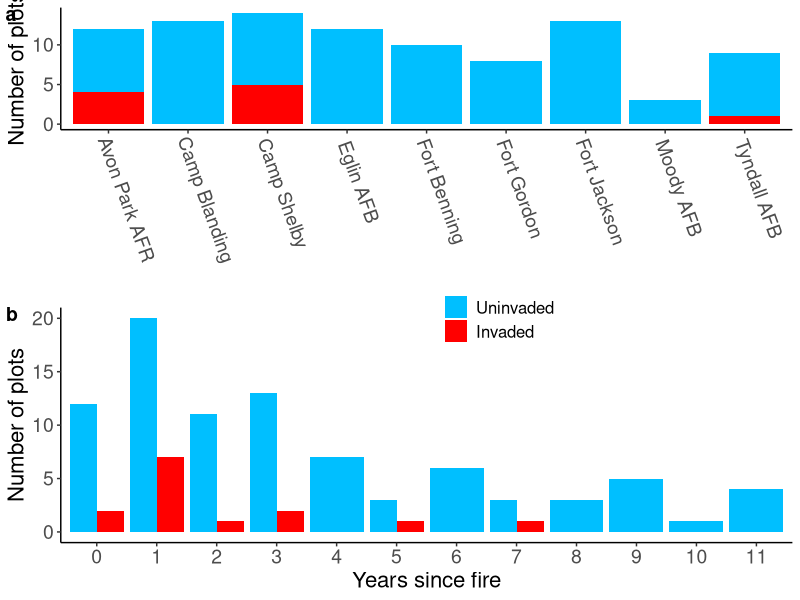
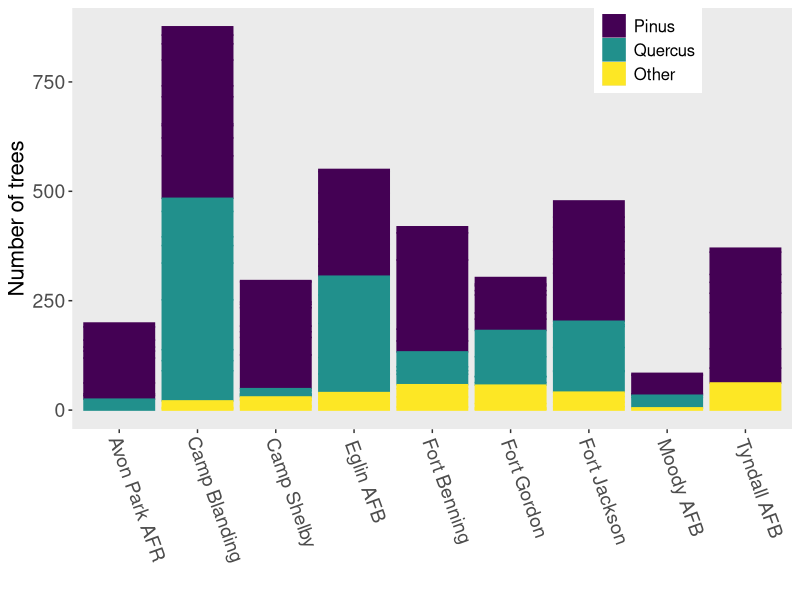
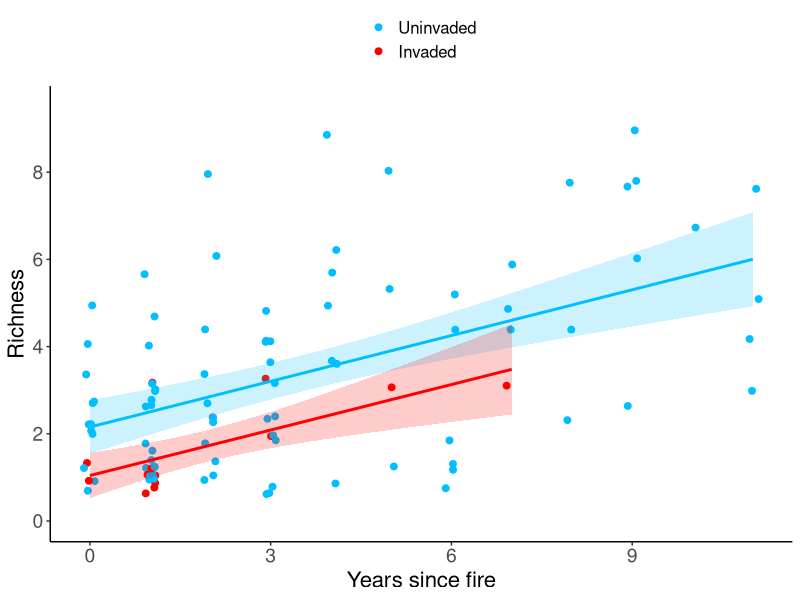
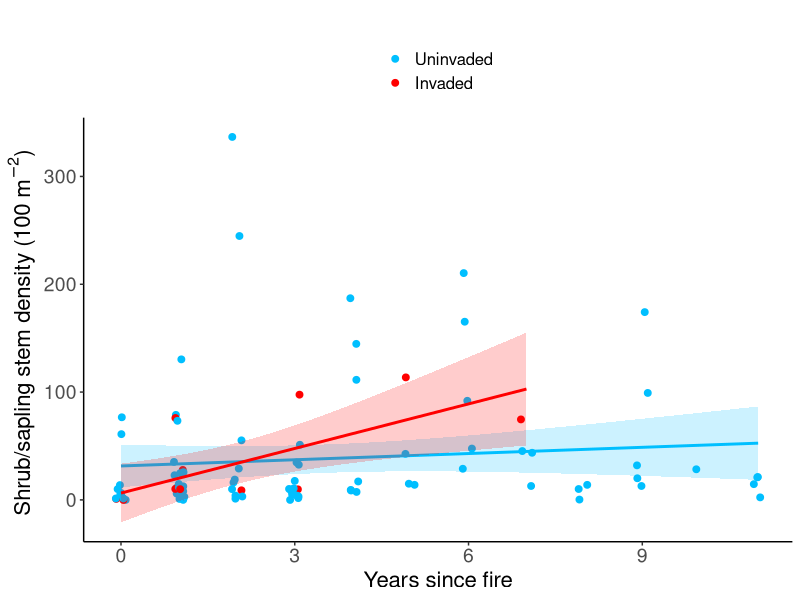
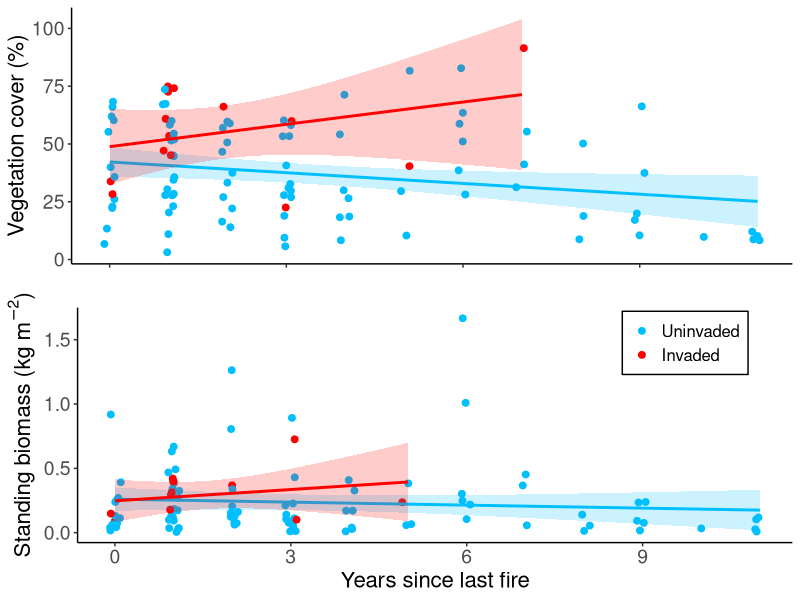
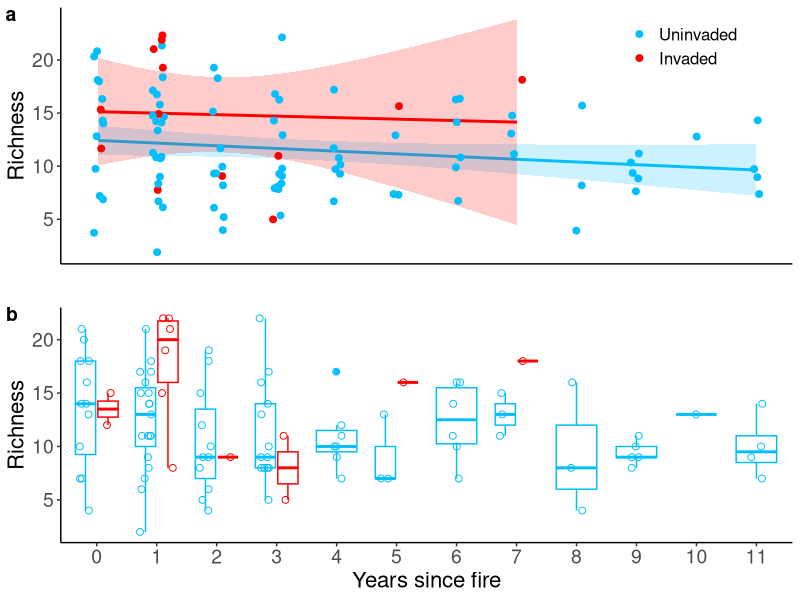
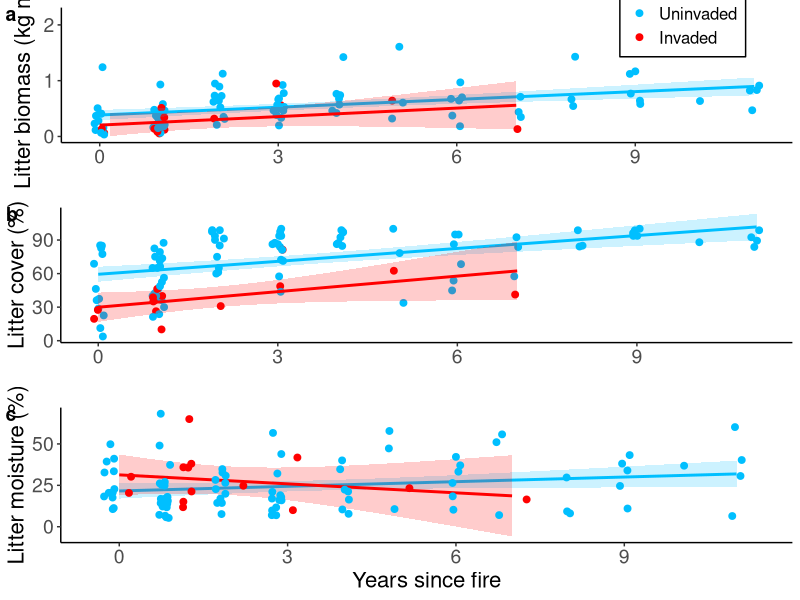
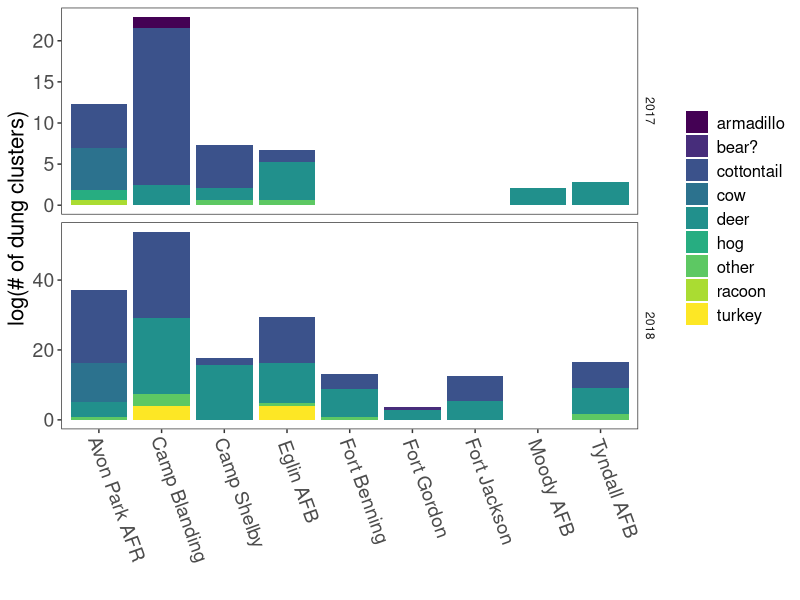

Here is the R script that generated these plots, in order:
## ---- chunk 1
knitr::opts_chunk$set(echo = F)
knitr::opts_chunk$set(fig.width = 7.5, fig.height = 7.5)
knitr::opts_chunk$set(dpi = 300)
knitr::opts_chunk$set(warning = F)
knitr::opts_chunk$set(message = F)
## ---- chunk 2
library(plyr); library(dplyr); library(ggplot2); library(readr)
library(stringi); library(stringr)
library(tidyr)
library(cowplot)
# library(viridisLite); library(viridis)
## ---- chunk 3

# define ggplot theme ####
def_theme <- theme(legend.title = element_blank(),
            legend.text = element_text(size = 12),
            legend.position = "top",
            legend.direction = "vertical",
            axis.text = element_text(size = 14),
            axis.title = element_text(size = 16),
            plot.title = element_text(size = 18),
            strip.background = element_blank(),
            panel.grid = element_blank()
            )

# assign colors ####
invasion_color <- scale_color_manual(values = c("deepskyblue", "red"))
invasion_fill <- scale_fill_manual(values = c("deepskyblue", "red"))

## ---- chunk 4

plot_visit_data <- read_csv("data/processed_data/plot_visit_data.csv")
plot_visit_data$imcy_inv <- factor(plot_visit_data$imcy_inv, levels=c("uninvaded","invaded"), labels = c("Uninvaded","Invaded"))

plot_visit_data <- plot_visit_data %>% 
      filter(plot_id != "blanding theater_cogon")

plot_visit_data_noNA <- plot_visit_data[!is.na(plot_visit_data$years_since_fire),]

total_plots <- n_distinct(plot_visit_data$plot_id)
invaded_plots <- n_distinct(filter(plot_visit_data, imcy_inv=="Invaded")$plot_id)
num_installations <- n_distinct(plot_visit_data$installation)
min_yrs_since_fire <- min(plot_visit_data_noNA$years_since_fire)
max_yrs_since_fire <- max(plot_visit_data_noNA$years_since_fire)

## ---- chunk 5

inst_plot_nums <- plot_visit_data %>%
      group_by(inst_name, imcy_inv) %>% 
      summarise(plot_ct = n_distinct(plot_id)) %>% 
      
      ggplot(aes(inst_name, plot_ct, label=plot_ct)) +
      geom_col(aes(fill = imcy_inv)) +
      invasion_fill +
      # geom_text(nudge_y = 0) +
      # scale_fill_manual(values = c(installation_name = "blue")) +
      # facet_grid(installation_full_name ~ ., scales = "free_y") +
      ylab("Number of plots") +
      xlab("") +
      # ggtitle("Plots in Burn Units Across Installations") +
      theme_classic() +
      def_theme +
      theme(legend.position = c(.88,.95),
            axis.text.x = element_text(angle = 290, vjust = .5, hjust = .1 )) +
      NULL

## ---- chunk 6

fire_plot_nums <- plot_visit_data %>% 
      filter(!is.na(years_since_fire)) %>%
      ggplot(aes(as.factor(years_since_fire))) +
      geom_bar(aes(fill = imcy_inv), position = "dodge") +
      invasion_fill +
      # scale_fill_discrete(h = c(249,200)) +
      ylab("Number of plots") +
      xlab("Years since fire") +
      # ggtitle("Invaded vs. Uninvaded Plots Across Burn Units") +
      theme_classic() +
      def_theme +
      theme(legend.position = c(.8,.9)) +
      NULL

## ---- chunk 7

(num_of_plots <- plot_grid(
      inst_plot_nums +
            theme(legend.position = "none"),
      fire_plot_nums +
            theme(legend.position = c(.6,.95)),
      labels = "auto", ncol = 1
      )
)
# ggsave("figures/interim_report_num_of_plots.png", num_of_plots)

## ---- chunk 8

tree_data_import <- read_csv("data/processed_data/trees.csv")

tree_data <- tree_data_import %>% 
      select(installation:date, species:canopy, height, char)
      
tree_data <- left_join(
      tree_data,
      select(plot_visit_data, -notes)) %>% 
      rename(tree_id = species) %>% 
      mutate(labels = "")

tree_data$tree_id <- tolower(tree_data$tree_id)

tree_data$labels[agrep("qu", tree_data$tree_id, max.distance = 0)] <- "Quercus"
tree_data$labels[agrep("pi", tree_data$tree_id, max.distance = 0)] <- "Pinus"
tree_data$labels[!(tree_data$labels %in% c("Quercus","Pinus"))] <- "Other"


tree_grp_summary <- tree_data %>% 
      filter(health!=0, !is.na(imcy_inv)) %>% 
      group_by(plot_id, labels, years_since_fire, imcy_inv, visit_year) %>% 
      summarise(
            total_dbh_cm = sum(dbh, na.rm = T),
            avg_dbh_cm = mean(dbh, na.rm = T),
            n_stems = length(tree_id))

dbh_by_tree_grp <- tree_grp_summary %>% 
      select(-avg_dbh_cm, -n_stems) %>% 
      spread(labels, total_dbh_cm) %>% 
      mutate(Quercus = if_else(is.na(Quercus)==TRUE,0,Quercus),
                   Pinus = if_else(is.na(Pinus)==TRUE,0,Pinus),
                   Other = if_else(is.na(Other)==TRUE,0,Other),
                   total_dbh = rowSums(cbind(Other,Pinus,Quercus), na.rm = T),
                   pct_pinus_dbh = 100*(Pinus/total_dbh))


tree_data_plot_summary <- tree_data %>% 
      filter(health!=0) %>% 
      group_by(plot_id, years_since_fire, imcy_inv, visit_year, inst_name) %>% 
      summarise(
            total_dbh = sum(dbh, na.rm = T),
            richness = n_distinct(tree_id),
            avg_tree_ht = mean(height, na.rm = T),
            avg_char_ht = mean(char, na.rm = T))

tree_data_plot_summary <- left_join(
      tree_data_plot_summary, 
      select(dbh_by_tree_grp, plot_id:visit_year, pct_pinus_dbh)
      )

## ---- chunk 9

ggplot(tree_data %>%
             filter(!is.na(years_since_fire)) %>% 
             mutate(labels = factor(labels, levels = c("Pinus","Quercus","Other"))) %>% 
             group_by(inst_name, labels, years_since_fire, imcy_inv) %>% 
             summarise(num_trees = length(labels)),
       aes(inst_name, num_trees)) +
      geom_col(aes(color = labels, fill = labels)) +
      scale_color_viridis_d() +
      scale_fill_viridis_d() +
      # theme_bw() +
      xlab("") +
      ylab("Number of trees") +
      def_theme +
      theme(strip.background = element_blank(),
            panel.grid = element_blank(),
            legend.position = c(.8,.9),
            axis.text.x = element_text(angle = 290, vjust = .5, hjust = .1 )) +
      NULL

## ---- chunk 10

(tree_richness_fig <- ggplot(tree_data_plot_summary, 
       aes(years_since_fire, richness, color = imcy_inv)) +
      # stat_summary(fun.data = "mean_se", geom = "pointrange", size = 1) +
      geom_point(position = position_jitter(width = .1), size = 2) +
      geom_smooth(aes(fill = imcy_inv), method = "lm", alpha = .2, show.legend = F) +
      invasion_color +
      invasion_fill +
      # facet_grid(inst_name~.) +
       scale_y_continuous(limits = c(0,9.5), breaks = c(0,2,4,6,8)) +
      theme_classic() +
      def_theme +
      ylab("Richness") +
      xlab("Years since fire") +
      # ggtitle("Tree diversity vs. time since fire") +
      NULL
)

# ggsave("~/Dropbox (UF)/SERDP-Project/figures/tree-richness-by-fire.png", height=7.5, width = 7.5)

## ---- chunk 11
subplot_data_import <- read_csv("data/processed_data/woodysubplot.csv")

subplot_data <- left_join(
      select(subplot_data_import, -notes),
      select(plot_visit_data, -notes),
) %>% 
      mutate(imcy_inv = factor(imcy_inv, levels = c("uninvaded","invaded"), labels = c("Uninvaded","Invaded")))

subplot_plot_summary <- subplot_data %>% 
      group_by(plot_id, visit_year, imcy_inv, years_since_fire, inst_name) %>% 
      summarise(shrub_sap_rich = n_distinct(veg_id),
                total_stems_100m2 = sum(stems_100m2))


(shrub_saplings_fig <- ggplot(
      filter(subplot_plot_summary, between(total_stems_100m2,0,500)),
      aes(years_since_fire, total_stems_100m2, color = imcy_inv)) +
      geom_point(aes(color = imcy_inv), size = 2, position = position_jitter(width = .1)) +
      geom_smooth(aes(fill = imcy_inv), alpha = .2, method = "lm", show.legend = F) +
            # geom_hline(yintercept = 40) +
      invasion_color +
      invasion_fill +
      # facet_grid(.~veg_id) +
      theme_classic() +
      def_theme +
      # theme(legend.position = c(.85,.95)) +
      xlab("Years since fire") +
      ylab(expression(paste("Shrub/sapling stem density (100 ", {m}^-2,") "))) +
      ggtitle("") +
      NULL
)

# ggsave("~/Dropbox (UF)/SERDP-Project/figures/subplot_density.png", height=7.5, width = 7.5)

## ---- chunk 12

species_data_import <- read_csv("data/processed_data/species1m.csv")

species_data <- left_join(
      select(species_data_import, installation:visit_year),
      select(plot_visit_data, -notes)
)

species_data$functional_group <- tolower(species_data$functional_group)

species10_data <- species_data %>% 
      filter(quadrat_id %in% c("e10","w10","n10","s10"))

veg_cover_plot_data <- species10_data %>%
      filter(!is.na(imcy_inv)) %>% 
      group_by(inst_name, visit_year, plot_id, imcy_inv, years_since_fire, quadrat_id) %>%
      summarise(veg_cover = sum(pct_cover, na.rm = T)) %>% 
      ungroup(.) %>% 
      group_by(plot_id, visit_year, imcy_inv, years_since_fire, inst_name) %>% 
      summarise(
            plot_avg_veg_cover = mean(veg_cover, na.rm = T),
            n_obs = length(veg_cover),
            max_veg_cover = max(veg_cover, na.rm = T),
            sd_veg_cover = sd(veg_cover, na.rm = T),
            se_veg_cover = sd_veg_cover / sqrt(n_obs)) %>% 
      ungroup(.)

## ---- chunk 13

quadrat_data <- read_csv("data/processed_data/quadrat1m.csv")
quadrat_data <- left_join(
      select(quadrat_data, -notes),
      select(plot_visit_data, -notes)
)
quadrat10_data <- filter(
      quadrat_data, quadrat_id %in% c("e10","w10","n10","s10"),
      plot_id != "blanding theater_cogon"
)
# filter(quadrat10_data, is.na(years_since_fire))$plot_id

quadrat10_summaries <- quadrat10_data %>%
      group_by(plot_id, visit_year, installation) %>%
      summarise(
            avg_woody_ht1 = mean(woody_veg_ht1),
            avg_woody_ht_all = mean(
                  c(woody_veg_ht1,woody_veg_ht2,woody_veg_ht3), na.rm = T),
            avg_herb_ht1 = mean(herb_veg_ht1),
            avg_herb_ht_all = mean(c(herb_veg_ht1, herb_veg_ht2, herb_veg_ht3), na.rm = T),
            avg_litter_depth1 = mean(litter_ht1),
            avg_litter_depth_all =
                  mean(c(litter_ht1,litter_ht2,litter_ht3), na.rm = T),
            avg_pct_green = mean(pct_green),
            avg_pct_litter = mean(pct_litter),
            avg_pct_wood = mean(pct_wood_litter),
            avg_pct_bare = mean(pct_bare))

quadrat10_summaries <- left_join(
      quadrat10_summaries,
      plot_visit_data
)
## ---- chunk 14

biomass_data_import <- read_csv("data/processed_data/quadrat25cm.csv")

biomass_data <- biomass_data_import %>% 
      mutate(pct_litter_moisture = 100*(litter_mass_wet-litter_mass_dry)/litter_mass_wet)

biomass_data <- biomass_data %>% 
      mutate(pct_litter_moisture = ifelse(pct_litter_moisture<0,0,pct_litter_moisture))

biomass_data <- left_join(
      select(biomass_data, -Notes),
      select(plot_visit_data, -notes))

biomass_plot_summary <- biomass_data %>% 
      filter(!is.na(imcy_inv)) %>% 
      group_by(plot_id, visit_year, imcy_inv, years_since_fire, inst_name) %>% 
      mutate(standing_gm2 = standing_fuel_mass_wet*16,
             litter_gm2 = litter_mass_wet*16,
             dry_standing_gm2 = standing_fuel_mass_dry*16,
             dry_litter_gm2 = litter_mass_dry*16) %>% 
      summarise(avg_dry_standing_gm2 = mean(dry_standing_gm2),
                se_dry_standing_gm2 = sd(dry_standing_gm2)/sqrt(length(dry_standing_gm2)),
                avg_wet_standing_gm2 = mean(standing_gm2, na.rm = T),
                avg_dry_litter_gm2 = mean(dry_litter_gm2),
                se_litter = sd(dry_litter_gm2)/sqrt(length(dry_litter_gm2)),
                avg_pct_litter_moisture = mean(pct_litter_moisture))

## ---- chunk 15

veg_cover_fig <- ggplot(veg_cover_plot_data,
      aes(years_since_fire, plot_avg_veg_cover)) +
      geom_point(aes(color = imcy_inv), size = 2, position = position_jitter(width = .1)) +
      geom_smooth(aes(color = imcy_inv, fill = imcy_inv), method = "lm", alpha = .2, show.legend = F) +
      invasion_fill +
      invasion_color +
      # facet_grid(inst_name~.) +
      theme_classic() +
      ylab("Vegetation cover (%)") +
      xlab("Years since fire") +
      # ggtitle("Plot averages for herbaceous vegetation cover") +
      def_theme +
      theme(legend.position = c(.8,.9)) +
      NULL

stand_biomass_fig <- ggplot(biomass_plot_summary,
       aes(years_since_fire, avg_dry_standing_gm2/1000, color = imcy_inv)) +
      geom_point(size = 2, position = position_jitter(width = .1)) +
      geom_smooth(aes(fill = imcy_inv), alpha = .2, method = "lm", show.legend = F) +
      invasion_color +
      invasion_fill +
      theme_classic() +
      ylab(expression(paste("Standing biomass (kg ", m^{-2}, ")"))) +
      xlab("Years since last fire") +
      # ggtitle("Dry standing biomass",
      #         subtitle = "(measurements at 25cm quadrats)") +
      def_theme +
      theme(legend.title = element_blank(),
            legend.position = c(.85,.85),
            legend.background = element_rect(color = "black")) +
      NULL

plot_grid(
      veg_cover_fig +
            xlab("") +
            theme(legend.position = "none",
                  axis.text.x = element_blank()),
      stand_biomass_fig,
      ncol = 1
      )

## ---- chunk 16

species_richness <- species10_data %>%
       filter(!is.na(imcy_inv)) %>% 
      group_by(inst_name, years_since_fire, imcy_inv, plot_id) %>%
      summarise(richness = n_distinct(scientific_name)) %>% 
      mutate(ln_richness = log(richness),
             max_richness = max(richness))

plot_richness_fig <- ggplot(species_richness, aes(years_since_fire, richness, color = imcy_inv)) +
      geom_smooth(show.legend = F, alpha = .2, aes(fill = imcy_inv), method = "lm") +
      geom_point(aes(color = imcy_inv), size = 2, position = position_jitter(width = .1)) +
      invasion_color +
      invasion_fill +
      theme_classic() +
      def_theme +
      ylab("Richness") +
      xlab("Years since fire") +
      # ggtitle("Plot understory species diversity") +
      theme(legend.position = c(.85,.85)) +
      NULL


richness_box_plot <- ggplot(
      species_richness %>% filter(!is.na(years_since_fire)), 
      aes(as.factor(years_since_fire), richness, color = imcy_inv)) +
      geom_boxplot() +
      # geom_smooth(show.legend = F, alpha = .2, aes(fill = imcy_inv), method = "lm") +
      geom_point(aes(color = imcy_inv), size = 2, shape = 1, position = position_jitterdodge(), show.legend = F) +
      invasion_color +
      invasion_fill +
      theme_classic() +
      def_theme +
      ylab("Richness") +
      xlab("Years since fire") +
      # ggtitle("Plot understory species diversity") +
      theme(legend.position = c(.85,.85)) +
      NULL

plot_grid(
      plot_richness_fig +
            xlab("") + 
            theme(axis.text.x = element_blank(),
                  axis.ticks.x = element_blank()),
      richness_box_plot +
            theme(legend.position = "none"),
      labels = "auto", ncol = 1
      )

## ---- chunk 17

pct_litter_fig <- ggplot(quadrat10_summaries, aes(years_since_fire, avg_pct_litter)) +
      geom_point(aes(color = imcy_inv), size = 2, position = position_jitter(width = .1)) +
      geom_smooth(aes(color = imcy_inv, fill = imcy_inv), method = "lm", alpha = .2, show.legend = F) +
      invasion_color +
      invasion_fill +
      theme_classic() +
      def_theme +
      xlab("Years since fire") +
      ylab("Litter cover (%)") +
      # theme(legend.position = c(.85,.1)) +
      NULL

litter_mass_fig <- ggplot(biomass_plot_summary,
        aes(years_since_fire, avg_dry_litter_gm2/1000, color = imcy_inv)) +
            geom_point(aes(color = imcy_inv), size = 2, position = position_jitter(width = .1)) +      
            # geom_smooth(aes(fill = imcy_inv), alpha = .2, method = "loess", linetype = "dashed", se = F) +
      geom_smooth(aes(fill = imcy_inv), alpha = .2, method = "lm", show.legend = F) +
      # stat_summary(fun.data = "mean_se", geom = "pointrange") +
      invasion_color +
      invasion_fill +
      # geom_smooth(aes(fill = imcy_inv), se = T, alpha = .2) +
      # facet_grid(.~installation) +
      theme_classic() +
      ylab(expression(paste("Litter biomass (kg ", m^{-2}, ")"))) +
      xlab("Years since last fire") +
      # ggtitle("Dry litter biomass",
              # subtitle = "(measurements at 25cm quadrats)") +
      def_theme +
       NULL


# ggsave("~/Dropbox (UF)/SERDP-Project/figures/litter-biomass.png", height = 7.5, width = 7.5)

## Litter moisture
litter_moisture_fig <- ggplot(filter(biomass_plot_summary, !is.na(years_since_fire)), 
       aes(years_since_fire, avg_pct_litter_moisture, color = imcy_inv)) +
            # geom_boxplot(aes(x=as.factor(years_since_fire)), show.legend = F) +
      geom_smooth(aes(fill = imcy_inv), se = T, alpha = .2, method = "lm", show.legend = F) +
            geom_point(aes(color = imcy_inv), size = 2, position = position_jitterdodge()) +
      invasion_color +
      invasion_fill +
      # geom_smooth(aes(), se = F, alpha = .2, method = "loess", show.legend = F, linetype = "dashed") +
      # facet_grid(imcy_inv~.) +
      theme_classic() +
      # theme_bw() +
      xlab("Years since fire") +
      ylab("Litter moisture (%)") +
      def_theme +
      # theme(legend.position = c(.15,.9)) +
      # ggtitle("Litter moisture") +
      NULL

plot_grid(
      litter_mass_fig +
            xlab("") +
            theme(legend.position = c(.85,.87),
            legend.background = element_rect(color = "black")) +
            scale_y_continuous(
                  breaks = c(0, 1, 2), labels = c("0","1","2"),
                  limits = c(0,2.2)),
      pct_litter_fig +
            xlab("") +
            theme(legend.position = "none"),
      litter_moisture_fig +
            theme(legend.position = "none"),
      ncol = 1, labels = "auto"
)

## ---- chunk 18

dung_data_import <- read_csv("data/processed_data/dung.csv")
# summary(dung_data_import)
# filter(dung_data_import, is.na(species), dung1m>0 | dung2m>0)$plot_id
dung_data_import$species[is.na(dung_data_import$species) & dung_data_import$dung1m>0] <- "other"
dung_data_import$species[is.na(dung_data_import$species) & dung_data_import$dung2m>0] <- "other"
# filter(dung_data_import, is.na(dung1m)) %>% select(plot_id)

dung_data <- dung_data_import 
# sort(unique(dung_data$plot_id))
# filter(dung_data, is.na(dung1m))

dung_data <- left_join(
      dung_data,
      select(plot_visit_data, -notes))
summary(dung_data)
filter(dung_data, is.na(years_since_fire))$plot_id

# dung_data <- rename(dung_data, clusters1m = `1m`, clusters2m = `2m`)
dung_plot_data <- dung_data %>% 
      # filter(species == "deer") %>% 
      group_by(installation, plot_id, visit_year, years_since_fire, imcy_inv, species, inst_name) %>% 
      summarise(
            total_clusters1m = sum(dung1m, na.rm = T),
            avg_clusters1m = mean(dung1m, na.rm = T),
            total_clusters2m = sum(rowSums(cbind(dung1m,dung2m), na.rm=T)),
            avg_clusters2m = mean(rowSums(cbind(dung1m,dung2m), na.rm=T))
                )
summary(dung_plot_data)
# skimr::skim(dung_data_avg)

## ---- chunk 19

(dung_species_fig <- ggplot(filter(dung_plot_data, !is.na(species)),
                            aes(inst_name, log1p(total_clusters1m))) +
       geom_col(aes(fill = species)) +
      scale_color_viridis_d() +
       scale_fill_viridis_d() +
       facet_grid(visit_year~., scales = "free_y") +
      # theme_classic() +
       theme_bw() +
      xlab("") +
      ylab("log(# of dung clusters)") +
      def_theme +
       theme(legend.position = "right",
            axis.text.x = element_text(angle = 290, vjust = .5, hjust = .1 )) +
      NULL
)

# ggsave("~/Dropbox (UF)/SERDP-Project/figures/dung-species.png", height=7.5, width = 7.5)
## ---- chunk 20
dung_species <- c("deer","cottontail", "turkey")
(deer_dung_fig <- dung_plot_data %>% filter(species %in% dung_species) %>% 
      ggplot(
            aes(years_since_fire, log1p(total_clusters1m), color = imcy_inv)) +
            geom_point(aes(color = imcy_inv), size = 2, position = position_jitter(width = .1)) +
      invasion_fill +
      invasion_color +
      geom_smooth(aes(fill = imcy_inv), se = T, method = "lm", alpha = .2, show.legend = FALSE) +
      theme_classic() +
      ylab("log( # of deer dung clusters )") +
      xlab("Years since fire") +
      def_theme +
      # theme(legend.position = c(.8,.9)) +
      NULL
)

